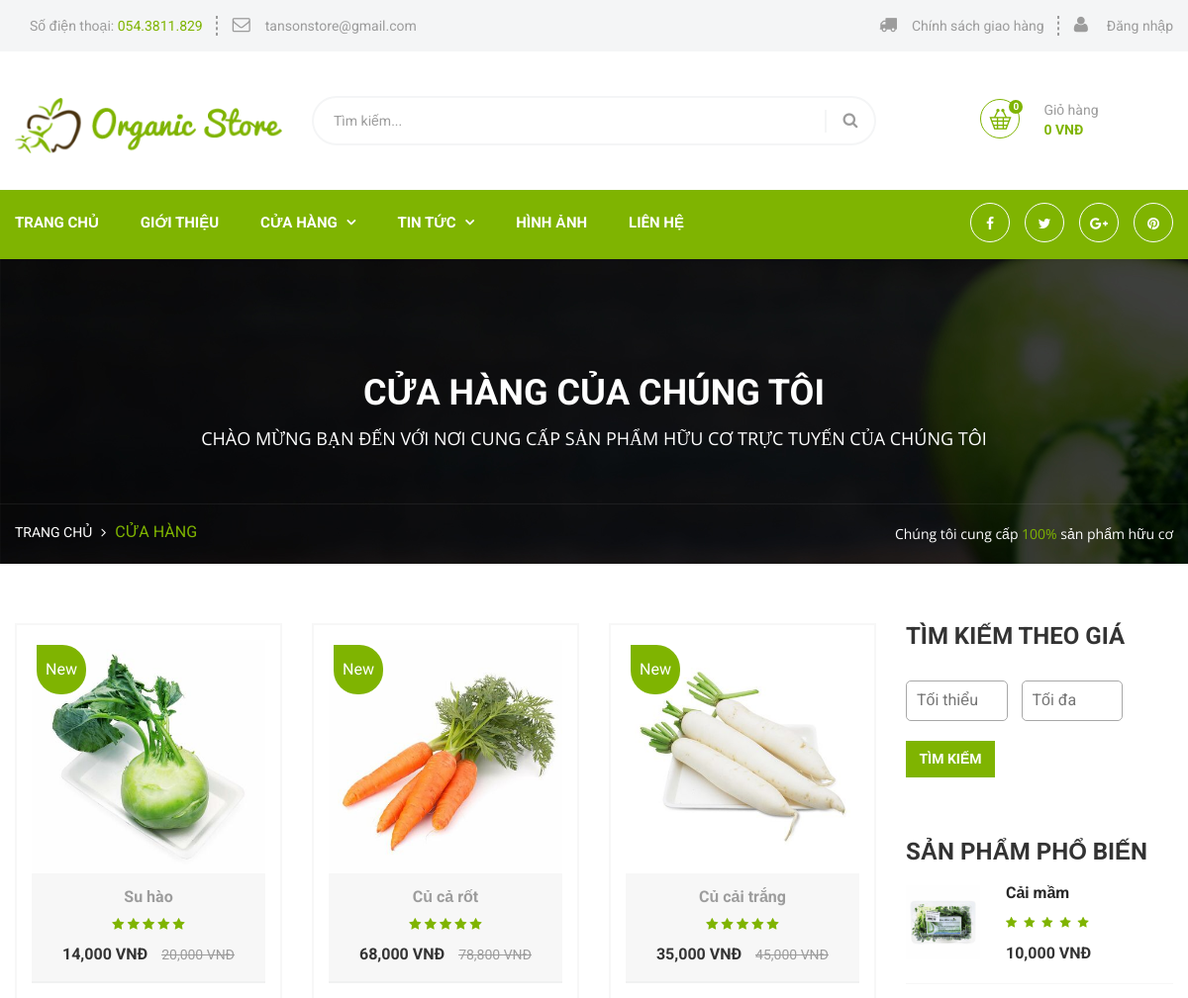
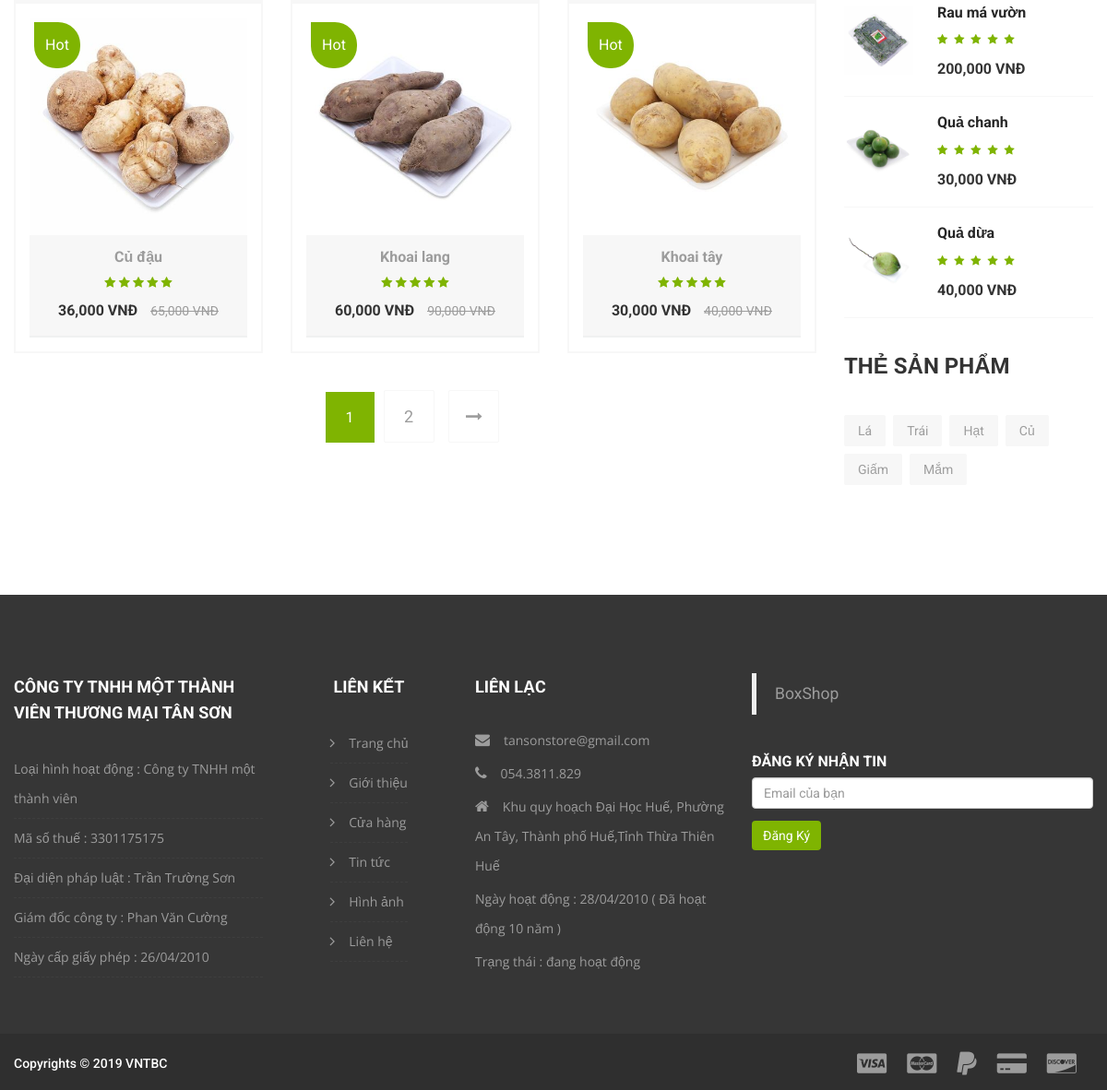
/shop.php?id=CU00, run on the app's committed database (2 pictures, top to bottom).
### tables this page shows
CREATE TABLE `sanpham` (
  `masanpham` int(10) NOT NULL,
  `tensanpham` varchar(50) DEFAULT NULL,
  `anh` varchar(50) DEFAULT NULL,
  `giagoc` varchar(50) DEFAULT NULL,
  `giakhuyenmai` varchar(50) NOT NULL,
  `thongtinsanpham` varchar(500) DEFAULT NULL,
  `mota` varchar(250) NOT NULL,
  `madanhmuccon` varchar(10) DEFAULT NULL,
  `trangthai` varchar(100) NOT NULL,
  `ghichu` varchar(10) NOT NULL
);

### shop.php (the view, shortened to what this page needs)
<?php
$priceMin = 0;
$priceMax = 10000000;
$id = $_GET['id'];
include_once "header.php";
include_once "nav.php";
include_once 'conn.php';
$result = mysqli_query($con, "SELECT count(masanpham) as total FROM sanpham WHERE madanhmuccon like '$id' AND (giakhuyenmai >= $priceMin AND giakhuyenmai <= $priceMax)");
$row = mysqli_fetch_assoc($result);
$total_records = $row['total'];
$current_page = isset($_GET['page']) ? $_GET['page'] : 1;
$limit = 6;
$total_page = ceil($total_records / $limit);
$start = ($current_page - 1) * $limit;
?>
<section class="breadcrumb-area" style="background-image:url(images/background/2.jpg);">
    <div class="container">
        <div class="row">
            <div class="col-md-12">
                <div class="breadcrumbs text-center">
                    <h1>CỬA HÀNG CỦA CHÚNG TÔI</h1>
                    <h4>Chào mừng bạn đến với nơi cung cấp sản phẩm hữu cơ trực tuyến của chúng tôi</h4>
                </div>
            </div>
        </div>
    </div>
    <div class="breadcrumb-bottom-area">
        <div class="container">
            <div class="row">
                <div class="col-lg-8 col-md-5 col-sm-5">
                    <ul>
                        <li>
                            <a href="index.php">Trang chủ</a>
                        </li>
                        <li>
                            <a href="#">
                                <i class="fa fa-angle-right"></i>
                            </a>
                        </li>
                        <li>Cửa hàng</li>
                    </ul>
                </div>
                <div class="col-lg-4 col-md-7 col-sm-7">
                    <p>Chúng tôi cung cấp
                        <span>100%</span>
                        sản phẩm hữu cơ
                    </p>
                </div>
            </div>
        </div>
    </div>
</section>
<div class="shop_page featured-product">
    <div class="container">
        <div class="row">
            <div class="col-lg-9 col-md-8 col-sm-12 col-sx-12">
                <div class="row">
                    <?php
                    $sql = "SELECT * FROM sanpham WHERE madanhmuccon like '$id' AND (giakhuyenmai >= $priceMin AND giakhuyenmai <= $priceMax)  LIMIT $start, $limit";
                    $query = mysqli_query($con, $sql);
                    if ($query == NULL)
                        echo '<h5 style="text-align: center; color:red;font-weight: bold;">Không tìm thấy sản phẩm</h5>';
                    else if ($query->num_rows > 0) {
                        while ($row = mysqli_fetch_assoc($query)) {
                            $giagoc = number_format($row["giagoc"]);
                            ?>
                            <div class="col-md-4 col-sm-6 col-xs-12 default-item" style="display: inline-block;">
                                <div class="inner-box">
                                    <div class="single-item center">
                                        <figure class="image-box">
                                            <img src="img/<?php echo $row['anh'] ?>" alt="">
                                            <?php if ($row["ghichu"] != null) {
                                                        echo ' <div class="product-model new">' . $row["ghichu"] . '</div>';
                                                    } ?>
                                        </figure>
                                        <div class="content">
                                            <h3>
                                                <a href="product-details.php?masp=<?php echo $row["masanpham"]; ?>"><?php echo $row['tensanpham'] ?></a>
                                            </h3>
                                            <div class="rating">
                                                <span class="fa fa-star"></span>
                                                <span class="fa fa-star"></span>
                                                <span class="fa fa-star"></span>
                                                <span class="fa fa-star"></span>
                                                <span class="fa fa-star"></span></div>
                                            <div class="price">
                                                <?php echo number_format($row['giakhuyenmai']) . '&nbsp;VNĐ' ?>
                                                <?php
                                                        if ($row['giakhuyenmai'] != NULL && $row['giakhuyenmai'] != 0)
                                                            echo "<span class='prev-rate'><del>$giagoc VNĐ </del></span>";
                                                        ?>
                                            </div>
                                        </div>
                                    </div>
                                </div>
                            </div>
                    <?php
                        }
                    }
                    ?>
                </div>
                <ul class="page_pagination" style="padding-top: 40px;">
                    <li>
                        <?php
                        for ($i = 1; $i <= $total_page; $i++) {
                            if ($i == $current_page) {
                                echo '<span style="background:#7FB401; padding: 18px 22px; color:#fff";>' . $i . '</span>  ';
                            } else {
                                echo '<a href="shop.php?id=' . $id . '&price=' . $priceMin . '-' . $priceMax . '&&page=' . $i . '">' . $i . '</a>  ';
                            }
                        }
                        if ($current_page < $total_page && $total_page > 1) {
                            echo '<a href="shop.php?id=' . $id . '&price=' . $priceMin . '-' . $priceMax . '&&page=' . ($current_page + 1) . ' " class="tran3s"><i class="fa fa-long-arrow-right" aria-hidden="true"></i></a>  ';
                        }
                        ?>
                    </li>
                </ul>
            </div>
            <div class="col-lg-3 col-md-4 col-sm-12 col-xs-12 sidebar_styleTwo">
                <div class="price_filter wow fadeInUp">
                    <div class="theme_inner_title">
                        <h4>Tìm kiếm theo giá</h4>
                    </div>
                    <div class="single-sidebar price-ranger">
                        <div class="ranger-min-max-block">
                            <div class="aa-sidebar-widget">
                                <div class="aa-sidebar-price-range">
                                    <form method="POST" id="aa-sidebar-price-range-form">
                                        <input type="number" name="priceMin" placeholder="Tối thiểu">
                                        <input type="number" name="priceMax" style=" margin-right: 5px;" placeholder="Tối đa">
                                        <input type="submit" name="price" value="Tìm kiếm">
                                    </form>
                                </div>
                            </div>
                        </div>
                    </div>
                </div>
                <?php include_once "nav-right.php" ?>
            </div>
        </div>
    </div>
</div>
<?php
include_once "footer.php";
?>

### nav-right.php
<div class="wrapper">
    <div class="best_sellers clear_fix wow fadeInUp">
        <div class="theme_inner_title">
            <h4>Sản phẩm phổ biến</h4>
        </div>
        <?php
            $sql = "SELECT * FROM sanpham WHERE ghichu like 'Hot' LIMIT 4";
            $query = mysqli_query($con, $sql);
            while ($row = mysqli_fetch_assoc($query)) {
            ?>
            <div class="best_selling_item clear_fix border">
                <div class="img_holder float_left img-padding">
                    <a href="product-details.php?msp=<?php echo $row["masanpham"]; ?>">
                        <img src="img/<?php echo $row['anh'] ?>" alt="image">
                    </a>
                </div>
                <div class="text float_left">
                    <a href="product-details.php?msp=<?php echo $row["masanpham"]; ?>">
                        <h6><?php echo $row['tensanpham'] ?></h6>
                    </a>
                    <ul>
                        <li>
                            <i class="fa fa-star" aria-hidden="true"></i>
                        </li>
                        <li>
                            <i class="fa fa-star" aria-hidden="true"></i>
                        </li>
                        <li>
                            <i class="fa fa-star" aria-hidden="true"></i>
                        </li>
                        <li>
                            <i class="fa fa-star" aria-hidden="true"></i>
                        </li>
                        <li>
                            <i class="fa fa-star" aria-hidden="true"></i>
                        </li>
                    </ul>
                    <span><?php echo number_format($row['giakhuyenmai'])  .'&nbsp;VNĐ' ?></span>
                </div>
            </div>
        <?php
        }
        ?>
    </div>
</div>
<div class="sidebar_tags wow fadeInUp">
    <div class="theme_inner_title">
        <h4>Thẻ sản phẩm</h4>
    </div>
    <ul>
        <li>
            <a href="shop.php?id=LA00" class="tran3s">Lá</a>
        </li>
        <li>
            <a href="shop.php?id=TR00" class="tran3s">Trái</a>
        </li>
        <li>
            <a href="shop.php?id=HA00" class="tran3s">Hạt</a>
        </li>
        <li>
            <a href="shop.php?id=CU00" class="tran3s">Củ</a>
        </li>
        <li>
            <a href="shop.php?id=GIAM00" class="tran3s">Giấm</a>
        </li>
        <li>
            <a href="shop.php?id=MAM00" class="tran3s">Mắm</a>
        </li>
    </ul>
</div>

### css/responsive.css (style rules this page uses)
@media (min-width: 992px) { .container { padding-left: 0 !important; padding-right: 0 !important; } }

### data on the page
sanpham: anh (picture), ghichu "New", tensanpham "Su hào", giakhuyenmai "14,000", giagoc "20,000"
sanpham: anh (picture), ghichu "New", tensanpham "Củ cả rốt", giakhuyenmai "68,000", giagoc "78,800"
sanpham: anh (picture), ghichu "New", tensanpham "Củ cải trắng", giakhuyenmai "35,000", giagoc "45,000"
sanpham: anh (picture), ghichu "Hot", tensanpham "Củ đậu", giakhuyenmai "36,000", giagoc "65,000"
sanpham: anh (picture), ghichu "Hot", tensanpham "Khoai lang", giakhuyenmai "60,000", giagoc "90,000"
sanpham: anh (picture), ghichu "Hot", tensanpham "Khoai tây", giakhuyenmai "30,000", giagoc "40,000"
sanpham: anh (picture), tensanpham "Cải mầm", giakhuyenmai "10,000"
sanpham: anh (picture), tensanpham "Rau má vườn", giakhuyenmai "200,000"
sanpham: anh (picture), tensanpham "Quả chanh", giakhuyenmai "30,000"
sanpham: anh (picture), tensanpham "Quả dừa", giakhuyenmai "40,000"

### other printed values
$totalNumber "0"
$totalPrice "0"
